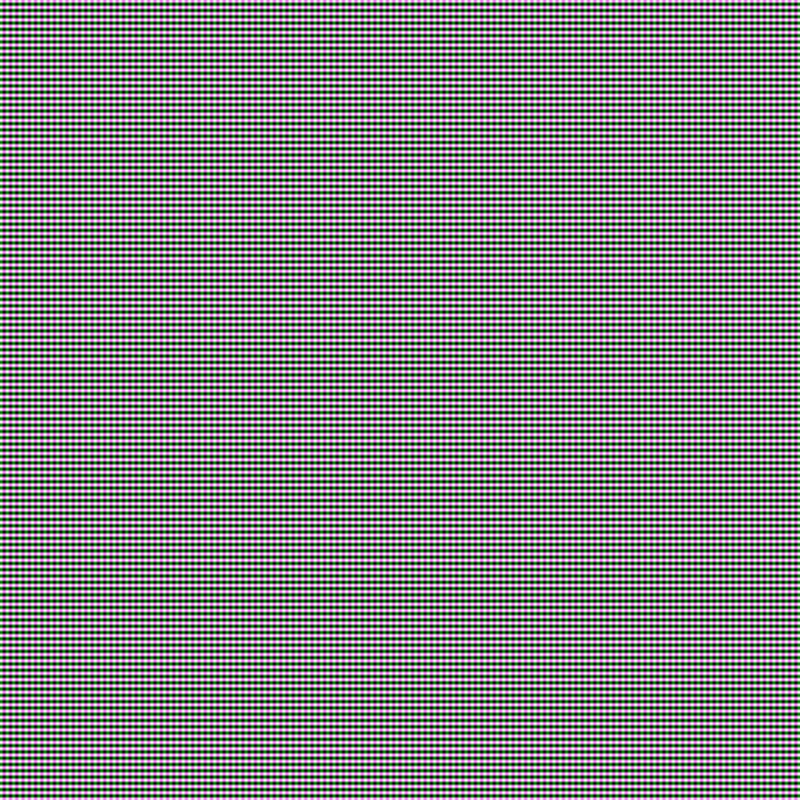
%> input picture 800_teste_0.png, 800 x 800 px
$ octave --eval "rgb2gray('800_teste_0.png');"   (GNU Octave 9; MATLAB toolbox functions it lacks are replaced by stand-ins)
%> lines starting %> are read from the running program, lines starting %| are printed output that depends on the picture
function rgb2gray(original)
%> called with original = '800_teste_0.png'
  img = imread(original);
%> img is the input picture: size 800x800x3 uint8; mean R, G, B 127.8, 127.8, 127.8

  RED = img(:,:,1);     # Red
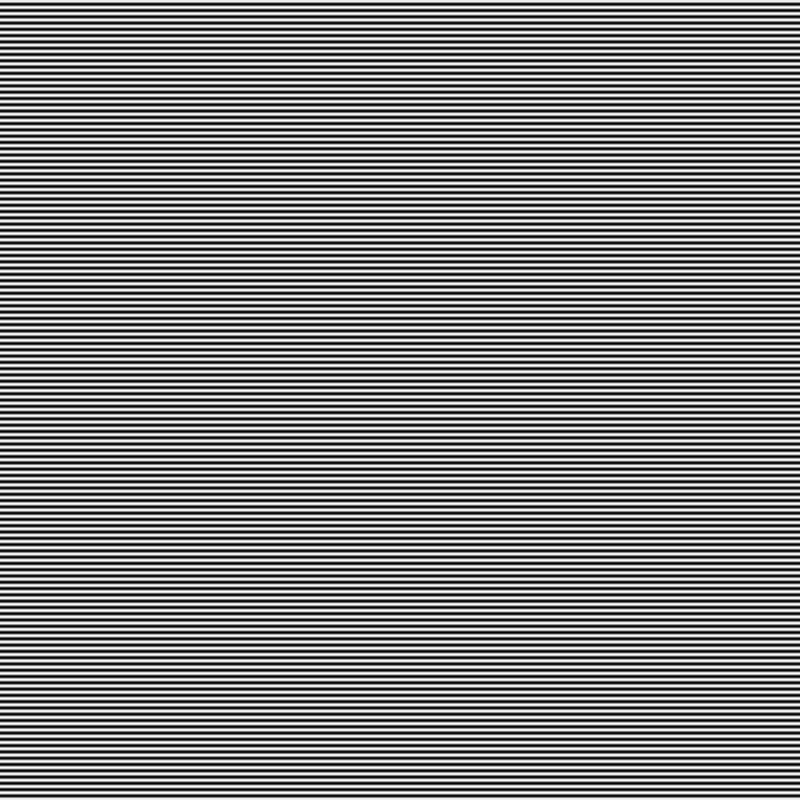
%> RED: size 800x800 uint8; min 0, max 255, mean 127.8
  GREEN = img(:,:,2);   # Green
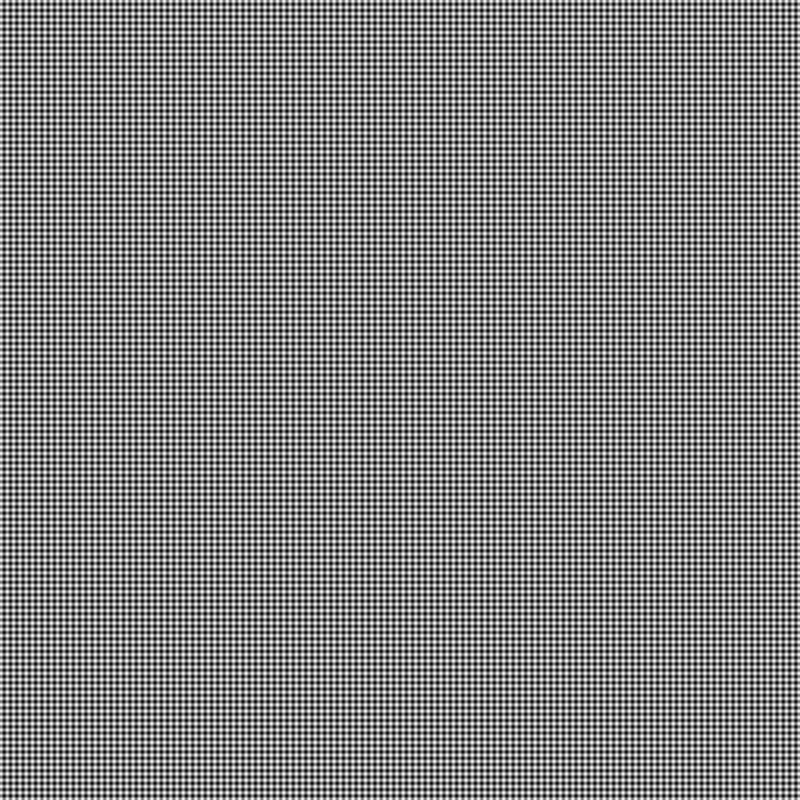
%> GREEN: size 800x800 uint8; min 0, max 255, mean 127.8; mean of the top-left, top-right, bottom-left and bottom-right quarters 127.8, 127.8, 127.8, 127.8
  BLUE = img(:,:,3);    # Blue

  % Imagem grayscale
  % gray = rgb2gray(img); - como não tem, vou fazer o peso
  % https://www.mathworks.com/matlabcentral/answers/159282-convert-from-rgb-to-grayscale-without-rgb2gray
  gray = .299*double(RED) + .587*double(GREEN) + .114*double(BLUE);
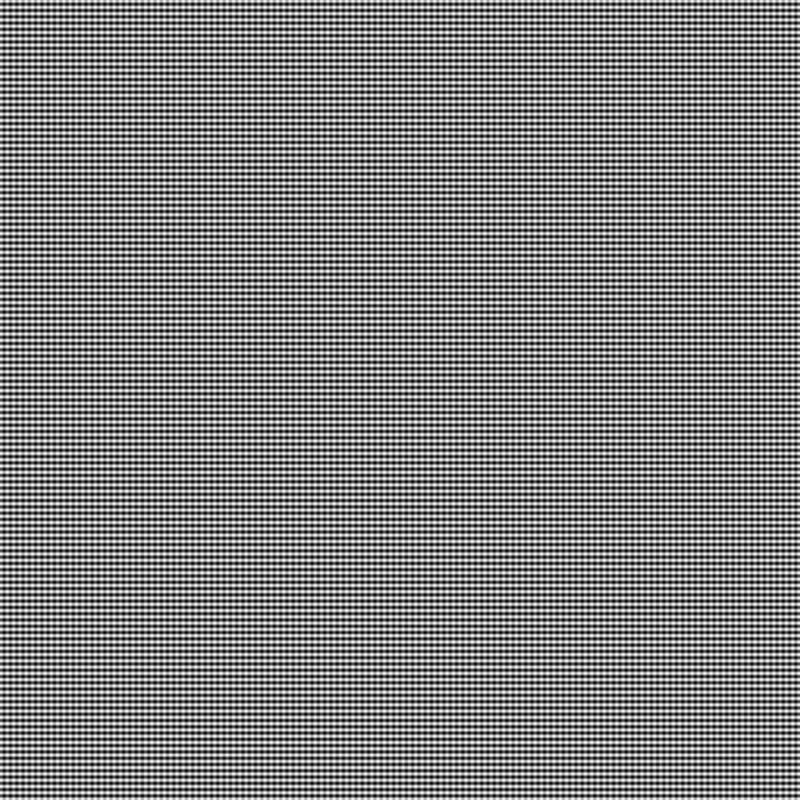
%> gray: size 800x800 double; min 0, max 255, mean 127.8; mean of the top-left, top-right, bottom-left and bottom-right quarters 127.8, 127.8, 127.8, 127.8
  gray = uint8(gray);
  %imshow(gray);

  imwrite(gray, 'gray.png', 'Quality', 100);

endfunction

$ run again, on 3-bicubic.png
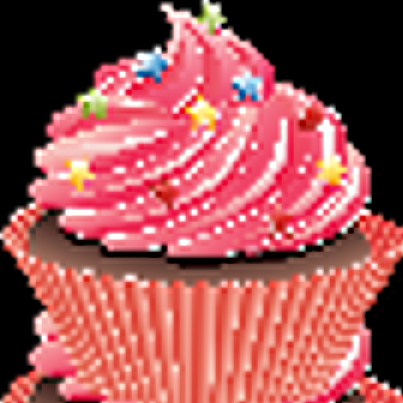
%> input picture 3-bicubic.png, 403 x 403 px
%> in rgb2gray, img is the input picture: size 403x403x3 uint8; mean R, G, B 158.4, 83.6, 84.5
%> in rgb2gray, `RED = img(:,:,1);     # Red`:
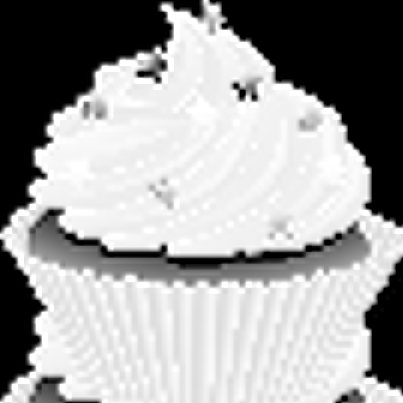
%> RED: size 403x403 uint8; min 0, max 255, mean 158.4
%> in rgb2gray, `gray = .299*double(RED) + .587*double(GREEN) + .114*double(BLUE);`:
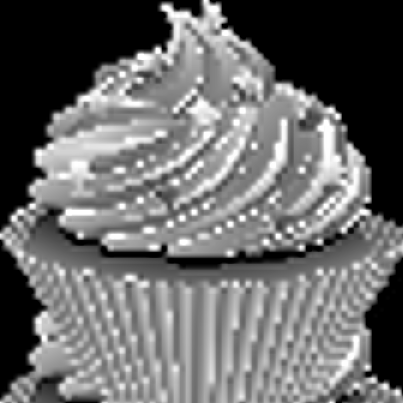
%> gray: size 403x403 double; min 0, max 255, mean 106
